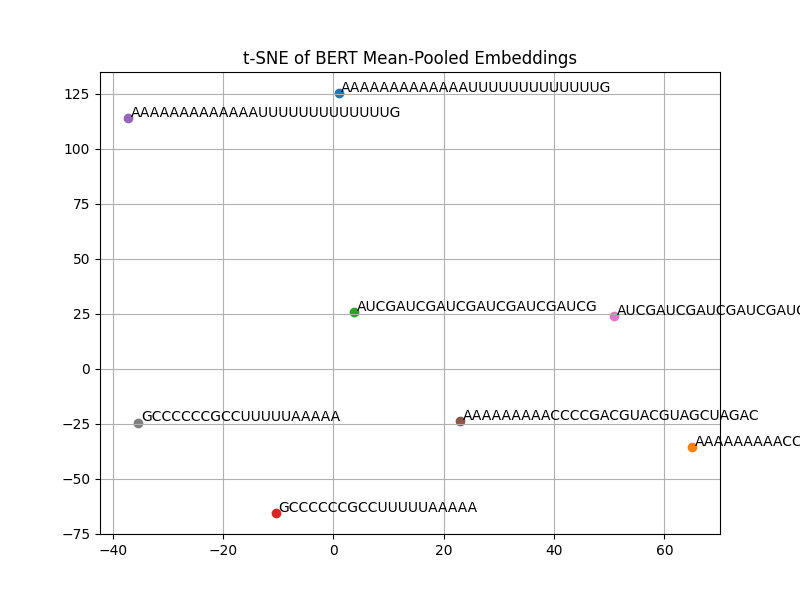

Reproduce this figure in Python.
import torch
from transformers import AutoTokenizer, AutoModel
from sklearn.manifold import TSNE
import matplotlib.pyplot as plt
import numpy as np

# Load your fine-tuned BERT model and tokenizer
model_name = "GLiNER/logs/final_model" #"deberta_mlm_finetuned"#"bert-base-uncased" #or a path to local model
tokenizer = AutoTokenizer.from_pretrained(model_name)
model = AutoModel.from_pretrained(model_name)
model.eval()

# Sample texts (replace with your own data)
texts = [
    "I love this product!",
    "Terrible service, very disappointed.",
    "Amazing experience, highly recommend.",
    "Not worth the money.",
    "Satisfied with the quality.",
    "Will never buy again."
]
texts = [
    "AAAAAAAAAAAAAUUUUUUUUUUUUUG",
    "AAAAAAAAACCCCGACGUACGUAGCUAGACUAAGCUCGCUCGCUCGCUCG",
    "AUCGAUCGAUCGAUCGAUCGAUCG",
    "GCCCCCCGCCUUUUUAAAAA",
    "AAAAAAAAAAAAAUUUUUUUUUUUUUG",
    "AAAAAAAAACCCCGACGUACGUAGCUAGACUAAGCUCGCUCGCUCGCUCG",
    "AUCGAUCGAUCGAUCGAUCGAUCG",
    "GCCCCCCGCCUUUUUAAAAA"
]
def get_mean_pooled_embeddings(texts, model, tokenizer):
    embeddings = []
    with torch.no_grad():
        for text in texts:
            encoded = tokenizer(text, return_tensors="pt", padding=True, truncation=True, max_length=128)
            input_ids = encoded["input_ids"]
            attention_mask = encoded["attention_mask"]

            output = model(input_ids=input_ids, attention_mask=attention_mask)
            last_hidden_state = output.last_hidden_state  # shape: [1, seq_len, hidden_size]

            # Apply attention mask for mean pooling
            mask_expanded = attention_mask.unsqueeze(-1).expand(last_hidden_state.size()).float()
            sum_embeddings = torch.sum(last_hidden_state * mask_expanded, dim=1)
            sum_mask = torch.clamp(mask_expanded.sum(dim=1), min=1e-9)  # avoid division by zero
            mean_pooled = sum_embeddings / sum_mask

            embeddings.append(mean_pooled.squeeze().numpy())

    return np.array(embeddings)

# Get mean-pooled embeddings
X = get_mean_pooled_embeddings(texts, model, tokenizer)

# Apply t-SNE
tsne = TSNE(n_components=2, perplexity=5, random_state=42)
X_tsne = tsne.fit_transform(X)

# Plot
plt.figure(figsize=(8, 6))
for i, label in enumerate(texts):
    plt.scatter(X_tsne[i, 0], X_tsne[i, 1])
    plt.annotate(label[:30], (X_tsne[i, 0] + 0.5, X_tsne[i, 1] + 0.5))
plt.title("t-SNE of BERT Mean-Pooled Embeddings")
plt.grid(True)
plt.show()
plt.savefig('tsne.png')
